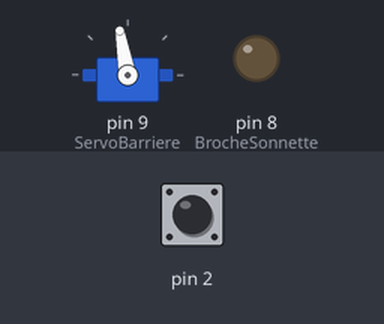
This sketch was run on a simulated Arduino Uno, built with avr-gcc and run on an emulated ATmega328P. Shown: servo, output pins drawn as LEDs (lit = HIGH). Wiring (inferred from the names in the program): servo: signal pin 9. Inputs (shaded band) come from the test bench; at power-on: pin 2 HIGH. Servo pulses on a pin are drawn as a servo (544–2400 µs = 0–180°); pins used as bus, display or sensor lines are not drawn.

Above: at 0.2 s.
Timing chart, 0 to 1.7 s (numbered marks = the images above):
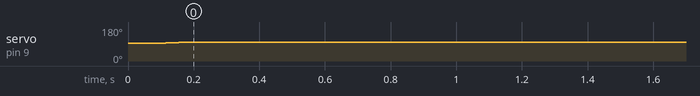

Measured:
- by itself, servo on pin 9 (ServoBarriere): 95° → 100° at 0.11 s

The sketch:

Barriere.ino
```cpp
/* SCRIPT Fermeture Ouverture Barrière:
PRINCIPE : Les ILS de commande déclenchant la manoeuvre barrière sont en parallèle.
Un ILS devant la PW voie AB, l'autre sur le PS.
Les ILS sont ouverts au repos, fermés quand ils sont activés par l'aimant du loco.
Une commande peut être réalisée par le maître, un interrrupteur coupera cette possibilité.
Une commande déclanche une manoeuvre, la commande suivante l'inverse de celle qui a été précédemment effectuée.
Dès le passage sur l'ILS, ou si le maître commande,
la sonnette retentit, le feu clignote et la barrière se baisse.
Nouveau passage,
la barrière se relève, le feu s'éteint et la sonnette est muette.

SEQUENCE : Dès que l'ordre de fermeture barrière est donné :
la sonnerie retentit, le feu clignote (LED clignotante)
après 3 secondes la barrière se ferme
la barrière est fermée, la sonnette retentit et le feu clignote toujours
Dès que l'ordre d'ouverture de la barrière est donné :
la barrière s'ouvre
dès que la barrière est ouverte la sonnette est muette et le feu s'éteint

PARTICULARITES : Les servos CORONA DS-238MG fonctionne à partir de 35°. Angle d'ouverture 120°, donc maxi à 155).
*/

//DEFINITIONS

// SERVO
#include <VarSpeedServo.h>
#include <Button.h>
#include <ButtonEventCallback.h>
#include <PushButton.h>
#include <Bounce2.h>

#include <Blinker.h>

VarSpeedServo ServoBarriere; //Donne un nom à la servo pour communiquer

int PosOpen = 35;
int PosClose = 100;

enum EtatBar {
  open,
  close,
  unknown
};

EtatBar LastEtat = unknown;

// LES COMMANDES
PushButton Cmd = PushButton(2); // Les Pédales de commande sont raccordées sur la broche 2 de la carte Arduino.

// ACCESSOIRES
Blinker BkR(4); // le feu clignotant sur la broche 4, il convient d'utiliser une led clignotante,
// cette broche peut être utilisée pour l'interdiction de manoeuvre du loco
int BrocheSonnette = 8; // la Sonnette sur la broche 8


// INITIALISATION
void setup()
{

  // SERVO sur la broche 9, et sa position de départ, ouverte soit à 35°
  ServoBarriere.attach(9); // broche 9
  CmdBarriere(close);

  // ACCESSOIRES

  pinMode(BrocheSonnette, OUTPUT);  //Initialise la broche de la Sonnette comme une sortie
  digitalWrite(BrocheSonnette, LOW);  // Sonnette muette

  BkR.stop(); //feu clignotant OFF

  Cmd.onPress(BoutonBarriereOnPress);

} // Fin de Setup

// BOUCLE
void loop()
{
  Cmd.update();
}

void BoutonBarriereOnPress(Button& btn)
{
  switch (LastEtat)
  {
    case close:
    CmdBarriere(open);
    break;
    case open:
    CmdBarriere(close);
    break;
    case unknown:

    break;
  }

}

void CmdBarriere(EtatBar e)
{
  switch (e)
  {
    case open:
    ServoBarriere.write(PosOpen, 20, false);
    break;
    case close:
    ServoBarriere.write(PosClose, 20, false);
    break;
    case unknown:

    break;
  }

}
```
